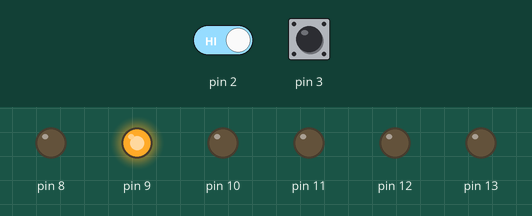
This sketch was run on a simulated Arduino Uno, built with avr-gcc and run on an emulated ATmega328P. On the bench: output pins drawn as LEDs (lit = HIGH). The test bench sets the inputs (shaded band); at power-on: pin 2 HIGH, pin 3 HIGH.

Above: at 31.4 s.
31.5 s: pin 2 driven LOW
At 32.4 s:
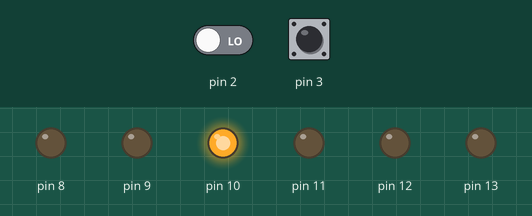
At 33.8 s:
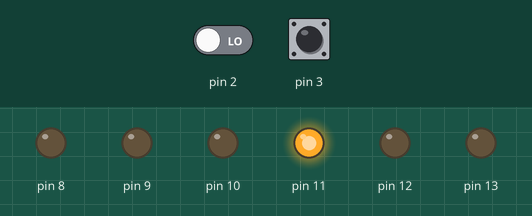
Timing chart, 0 to 44.2 s (numbered marks = the images above; inputs shaded):
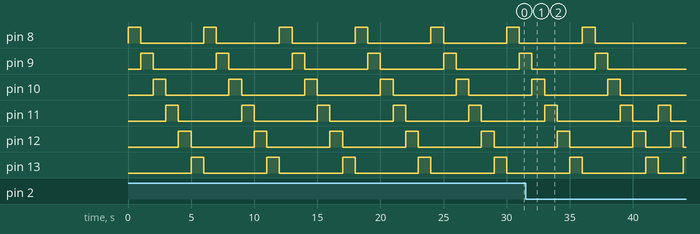

Measured:
- after the input at 31.5 s, pin 8: goes on until 37.0 s, then stays LOW; pin 9: goes on until 38.0 s, then stays LOW
- by itself, pin 8–13: alternates HIGH for 1.0 s and LOW for 5.0 s

The sketch:

LED_SM.ino
```cpp
// #define LEDS {}, \
//               {}, \

// typedef struct
// {
//   int LED1;
//   int LED2;
//   int LED3;
// } LED_st;

// LED_st LED[]={LEDS};


 int Button1 =0;
     int Button2 = 0;

void setup()
 {
    DDRB &= ~((1 << DDD2) | (1 << DDD3));  //  Input
    DDRB |= (1 << DDB5) | (1 << DDB4) | (1 << DDB3) | (1 << DDB2) | (1 << DDB1) | (1 << DDB0); // OUTPUT

 }

void loop()
{
   Button1 = digitalRead(2);
    Button2 = digitalRead(3);
  // if(Button1 == 1)
  // {
    do{
     Button2 == 0;
    digitalWrite(8,HIGH);

   delay(1000);
    digitalWrite(9,HIGH);
    digitalWrite(8,LOW);
    delay(1000);
   digitalWrite(10,HIGH);
   digitalWrite(9,LOW);
    delay(1000);
    digitalWrite(10,LOW);
    }while(Button2 != 1);
  //}
  // if(Button2 == 1)
  // {
     do{
    Button1 == 0;
  digitalWrite(11,HIGH);
    delay(1000);
    digitalWrite(12,HIGH);
     digitalWrite(11,LOW);
    delay(1000);
    digitalWrite(13,HIGH);
     digitalWrite(12,LOW);
    delay(1000);
    digitalWrite(13,LOW);
     }while(Button1 != 1);
  //}


}
```
